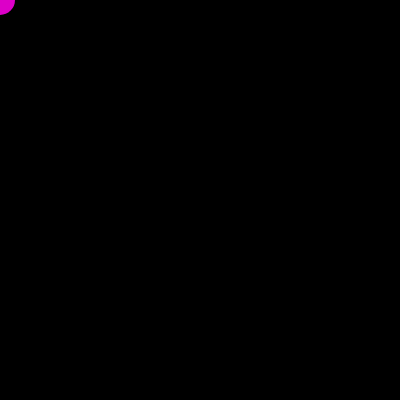
Frame 1 (no input)
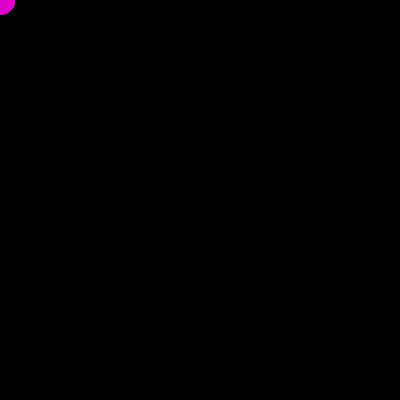
Frame 60 (no input)
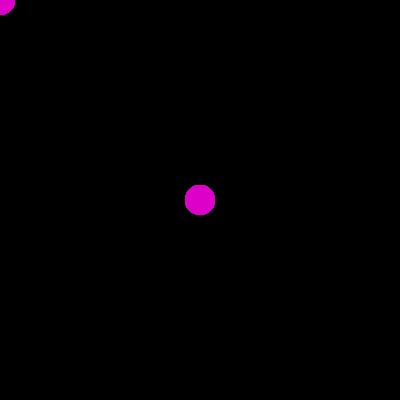
Frame 120 (the mouse pressed at the canvas centre since frame 60)

The p5.js sketch that drew these frames (run headless with seeded random() and noise() and a simulated clock; from frame 60 on, the mouse is pressed at the canvas centre):

// p5.js sketch
// ── sketch.js
function setup() {
  createCanvas(400, 400);
  //initialize background in setup so it doesn't redraw itself in the draw loop
  background(0); 
}

function draw() {
  //background(0);
  noStroke();
  fill(220, 0, 200);
  /* using the mouseX and mouseY variables to track mouse movement
  coordinates and use those coordinates for the x and y values for the circle */
  circle(mouseX, mouseY, 30);
}
